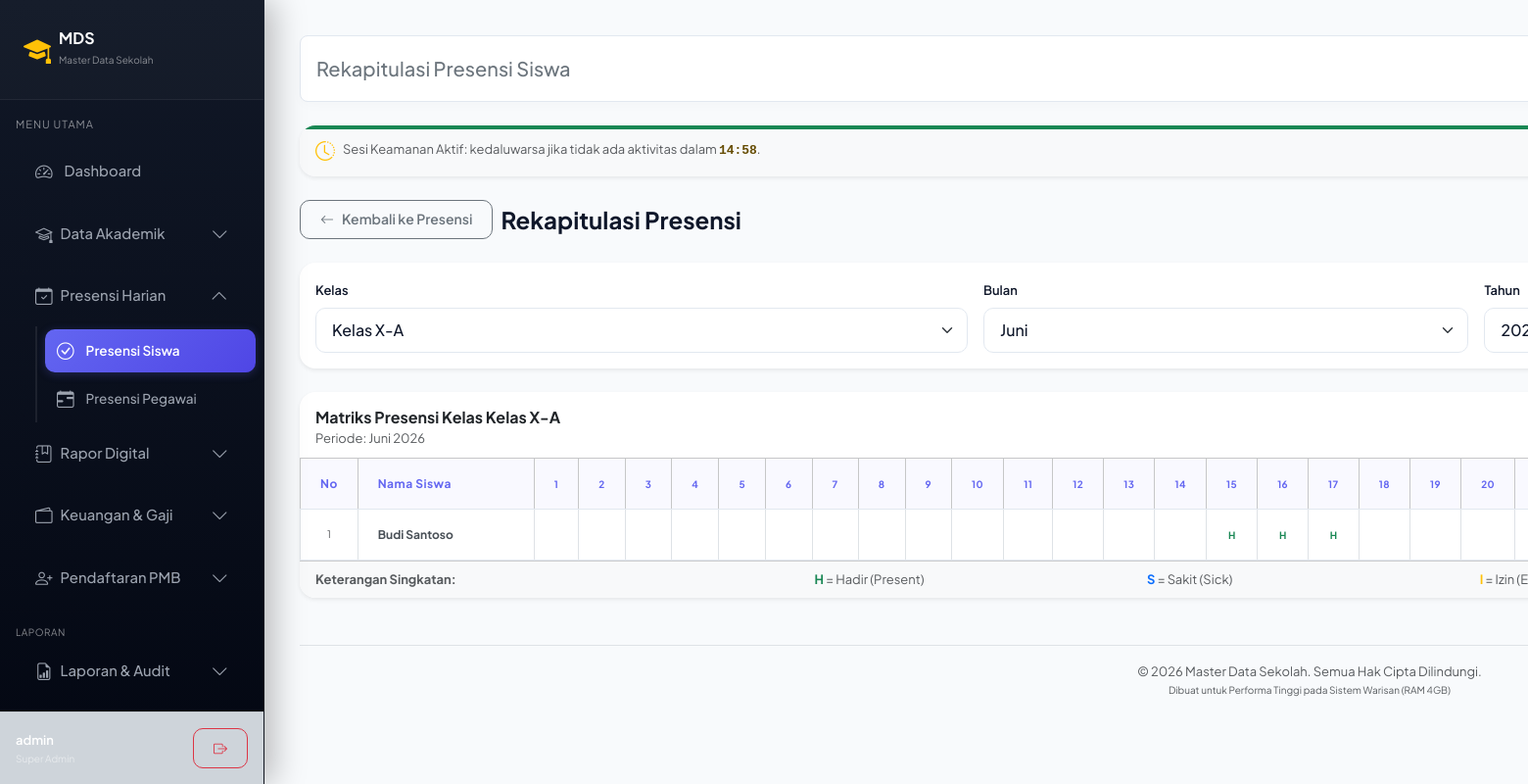
/presensi/siswa_rekap.php (signed in), run on the app's committed database.
### tables this page shows
CREATE TABLE IF NOT EXISTS `kelas` (
  `id` INT AUTO_INCREMENT PRIMARY KEY,
  `nama_kelas` VARCHAR(50) NOT NULL UNIQUE,
  `tarif_spp` DECIMAL(12,2) NOT NULL DEFAULT 500000.00
);

CREATE TABLE IF NOT EXISTS `siswa` (
  `id` INT AUTO_INCREMENT PRIMARY KEY,
  `nis` VARCHAR(20) NOT NULL UNIQUE,
  `nisn` VARCHAR(20) NOT NULL UNIQUE,
  `nama` VARCHAR(100) NOT NULL,
  `jenis_kelamin` ENUM('L', 'P') NOT NULL,
  `tempat_lahir` VARCHAR(50) NOT NULL,
  `tanggal_lahir` DATE NOT NULL,
  `alamat` TEXT NOT NULL,
  `agama` VARCHAR(30) NOT NULL,
  `kelas_id` INT DEFAULT NULL,
  `tahun_masuk` INT NOT NULL,
  `no_hp` VARCHAR(20) NOT NULL,
  `email` VARCHAR(100) NOT NULL,
  `nama_ayah` VARCHAR(100) NOT NULL,
  `nama_ibu` VARCHAR(100) NOT NULL,
  `pekerjaan_ayah` VARCHAR(100) DEFAULT NULL,
  `pekerjaan_ibu` VARCHAR(100) DEFAULT NULL,
  `no_hp_ortu` VARCHAR(20) DEFAULT NULL,
  `alamat_ortu` TEXT DEFAULT NULL,
  `nik_ayah` VARCHAR(20) DEFAULT NULL,
  `nik_ibu` VARCHAR(20) DEFAULT NULL,
  `foto` VARCHAR(255) DEFAULT NULL,
  `created_at` TIMESTAMP DEFAULT CURRENT_TIMESTAMP,
  FOREIGN KEY (`kelas_id`) REFERENCES `kelas`(`id`) ON DELETE SET NULL ON UPDATE CASCADE
);

### presensi/siswa_rekap.php (the view, shortened to what this page needs)
<?php
$path_prefix = '../';
require_once $path_prefix . 'config/db.php';
$month_names = [
    1 => 'Januari', 2 => 'Februari', 3 => 'Maret', 4 => 'April', 5 => 'Mei', 6 => 'Juni',
    7 => 'Juli', 8 => 'Agustus', 9 => 'September', 10 => 'Oktober', 11 => 'November', 12 => 'Desember'
];
$kelas_id = isset($_GET['kelas_id']) ? (int)$_GET['kelas_id'] : 0;
$bulan = isset($_GET['bulan']) ? (int)$_GET['bulan'] : (int)date('m');
$tahun = isset($_GET['tahun']) ? (int)$_GET['tahun'] : (int)date('Y');
try {
    $classes = $pdo->query("SELECT id, nama_kelas FROM kelas ORDER BY nama_kelas ASC")->fetchAll();
    if (!$kelas_id && !empty($classes)) {
        $kelas_id = (int)$classes[0]['id'];
    }
} catch (PDOException $e) {
    $classes = [];
}
$num_days = (int)date('t', mktime(0, 0, 0, $bulan, 1, $tahun));
$students = [];
$attendance_map = [];
$class_name = '';
if ($kelas_id) {
    try {
        $c_stmt = $pdo->prepare("SELECT nama_kelas FROM kelas WHERE id = ?");
        $c_stmt->execute([$kelas_id]);
        $class_name = $c_stmt->fetchColumn() ?: '';
        $s_stmt = $pdo->prepare("SELECT id, nama, nis FROM siswa WHERE kelas_id = ? ORDER BY nama ASC");
        $s_stmt->execute([$kelas_id]);
        $students = $s_stmt->fetchAll();
        $att_stmt = $pdo->prepare("
            SELECT ps.siswa_id, ps.tanggal, ps.status
            FROM presensi_siswa ps
            INNER JOIN siswa s ON ps.siswa_id = s.id
            WHERE s.kelas_id = ? AND MONTH(ps.tanggal) = ? AND YEAR(ps.tanggal) = ?
        ");
        $att_stmt->execute([$kelas_id, $bulan, $tahun]);
        $att_rows = $att_stmt->fetchAll();
        foreach ($att_rows as $row) {
            $day = (int)date('d', strtotime($row['tanggal']));
            $attendance_map[$row['siswa_id']][$day] = $row['status'];
        }
    } catch (PDOException $e) {
        $error = 'Kesalahan memuat data: ' . $e->getMessage();
    }
}
    ?>
    <?php
include $path_prefix . 'includes/header.php';
?>
<div class="d-flex align-items-center justify-content-between mb-4 no-print">
    <div class="d-flex align-items-center gap-2">
        <a href="siswa.php?kelas_id=<?php echo $kelas_id; ?>&tanggal=<?php echo date('Y-m-d'); ?>" class="btn btn-outline-secondary btn-sm">
            <i class="bi bi-arrow-left"></i> Kembali ke Presensi
        </a>
        <h4 class="fw-bold mb-0">Rekapitulasi Presensi</h4>
    </div>
</div>
<div class="card shadow-sm border-0 mb-4 no-print">
    <div class="card-body p-3">
        <form method="GET" action="" class="row g-3 align-items-end">
            <div class="col-12 col-md-4">
                <label for="kelas_id" class="form-label fw-semibold small">Kelas</label>
                <select class="form-select" id="kelas_id" name="kelas_id" required>
                    <?php foreach ($classes as $c): ?>
                        <option value="<?php echo $c['id']; ?>" <?php echo $kelas_id === (int)$c['id'] ? 'selected' : ''; ?>>
                            <?php echo htmlspecialchars($c['nama_kelas']); ?>
                        </option>
                    <?php endforeach; ?>
                </select>
            </div>
            <div class="col-12 col-md-3">
                <label for="bulan" class="form-label fw-semibold small">Bulan</label>
                <select class="form-select" id="bulan" name="bulan" required>
                    <?php foreach ($month_names as $num => $name): ?>
                        <option value="<?php echo $num; ?>" <?php echo $bulan === $num ? 'selected' : ''; ?>>
                            <?php echo $name; ?>
                        </option>
                    <?php endforeach; ?>
                </select>
            </div>
            <div class="col-12 col-md-3">
                <label for="tahun" class="form-label fw-semibold small">Tahun</label>
                <input type="number" class="form-control" id="tahun" name="tahun" value="<?php echo $tahun; ?>" min="2000" max="2100" required>
            </div>
        </form>
    </div>
</div>
<?php if ($kelas_id): ?>
    <div class="card shadow-sm border-0">
        <div class="card-header bg-transparent border-0 pt-3 px-3">
            <h6 class="fw-bold mb-0">Matriks Presensi Kelas <?php echo htmlspecialchars($class_name); ?></h6>
            <small class="text-muted">Periode: <?php echo $month_names[$bulan] . ' ' . $tahun; ?></small>
        </div>
        <div class="card-body p-0">
            <?php if (empty($students)): ?>
                <div class="p-4 text-center text-muted">
                    <i class="bi bi-info-circle fs-3 mb-2"></i>
                    <p class="mb-0">Tidak ada siswa terdaftar di kelas ini.</p>
                </div>
            <?php else: ?>
                <div class="table-responsive">
                    <table class="table table-bordered table-hover align-middle mb-0 text-center" style="font-size: 12px;">
                        <thead class="table-light align-middle">
                            <tr>
                                <th style="min-width: 40px;">No</th>
                                <th style="min-width: 180px;" class="text-start">Nama Siswa</th>
                                <?php for ($d = 1; $d <= $num_days; $d++): ?>
                                    <th style="min-width: 28px; width: 28px; padding: 4px; font-size: 10px;"><?php echo $d; ?></th>
                                <?php endfor; ?>
                            </tr>
                        </thead>
                        <tbody>
                            <?php foreach ($students as $index => $s): ?>
                                <?php
                                $h_count = 0; $s_count = 0; $i_count = 0; $a_count = 0;
                                ?>
                                <tr>
                                    <td class="text-muted small"><?php echo $index + 1; ?></td>
                                    <td class="text-start fw-bold text-dark-emphasis"><?php echo htmlspecialchars($s['nama']); ?></td>
                                    <?php for ($d = 1; $d <= $num_days; $d++): ?>
                                        <?php
                                        $status = isset($attendance_map[$s['id']][$d]) ? $attendance_map[$s['id']][$d] : '';
                                        $cell_class = '';
                                        $cell_text = '';
                                        if ($status === 'Hadir') {
                                            $cell_class = 'text-success fw-bold';
                                            $cell_text = 'H';
                                        } elseif ($status === 'Sakit') {
                                            $s_count++;
                                            $cell_class = 'text-primary fw-bold';
                                            $cell_text = 'S';
                                        } elseif ($status === 'Izin') {
                                            $i_count++;
                                            $cell_class = 'text-warning fw-bold';
                                            $cell_text = 'I';
                                        } elseif ($status === 'Alpa') {
                                            $a_count++;
                                            $cell_class = 'text-danger fw-bold';
                                            $cell_text = 'A';
                                        }
                                        ?>
                                        <td class="<?php echo $cell_class; ?>" style="padding: 4px; font-size: 10px;"><?php echo $cell_text; ?></td>
                                    <?php endfor; ?>
                                </tr>
                            <?php endforeach; ?>
                        </tbody>
                    </table>
                </div>
                <div class="card-footer bg-light small text-muted px-3 py-2 no-print">
                    <div class="row g-2 text-center text-md-start">
                        <div class="col-12 col-md-3"><strong>Keterangan Singkatan:</strong></div>
                        <div class="col-6 col-md-2"><span class="text-success fw-bold">H</span> = Hadir (Present)</div>
                        <div class="col-6 col-md-2"><span class="text-primary fw-bold">S</span> = Sakit (Sick)</div>
                        <div class="col-6 col-md-2"><span class="text-warning fw-bold">I</span> = Izin (Excused)</div>
                    </div>
                </div>
            <?php endif; ?>
        </div>
    </div>
<?php endif; ?>
<?php include $path_prefix . 'includes/footer.php'; ?>

### assets/css/style.css (style rules this page uses)
:root { --transition-speed: 0.35s; --sidebar-width: 270px; --bg-primary: #f8fafc; --bg-card: #ffffff; --text-primary: #0f172a; --text-muted: #64748b; --border-color: #e2e8f0; --primary-color: #6366f1; --primary-gradient: linear-gradient(135deg, #6366f1 0%, #4f46e5 100%); --primary-hover-gradient: linear-gradient(135deg, #4f46e5 0%, #4338ca 100%); --success-color: #10b981; --success-gradient: linear-gradient(135deg, #10b981 0%, #059669 100%); --info-color: #0ea5e9; --info-gradient: linear-gradient(135deg, #0ea5e9 0%, #0284c7 100%); --warning-color: #f59e0b; --warning-gradient: linear-gradient(135deg, #f59e0b 0%, #d97706 100%); --danger-color: #f43f5e; --danger-gradient: linear-gradient(135deg, #f43f5e 0%, #e11d48 100%); --input-bg: #ffffff; --input-focus-border: #a5b4fc; }
body { font-family: 'Plus Jakarta Sans', 'Outfit', sans-serif; background-color: var(--bg-primary); color: var(--text-primary); transition: background-color var(--transition-speed) ease, color var(--transition-speed) ease; min-height: 100vh; font-size: 0.925rem; line-height: 1.6; }
.card, .stat-card, form, table { animation: slideUp 0.45s cubic-bezier(0.16, 1, 0.3, 1) forwards; }
.card { background-color: var(--bg-card); border: 1px solid var(--border-color); border-radius: 16px; box-shadow: 0 4px 6px -1px rgba(0, 0, 0, 0.03), 0 2px 4px -1px rgba(0, 0, 0, 0.02); transition: all var(--transition-speed) cubic-bezier(0.4, 0, 0.2, 1); overflow: hidden; }
.btn { border-radius: 10px; padding: 0.55rem 1.25rem; font-weight: 600; transition: all 0.2s ease; display: inline-flex; align-items: center; justify-content: center; gap: 8px; }
.table { color: var(--text-primary); }
.table-light { --bs-table-bg: rgba(99, 102, 241, 0.04); --bs-table-color: var(--primary-color); font-weight: 600; letter-spacing: 0.5px; }
td, th { padding: 1rem 1.25rem !important; border-bottom: 1px solid var(--border-color) !important; }
.form-control, .form-select { background-color: var(--input-bg); border: 1px solid var(--border-color); color: var(--text-primary); border-radius: 10px; padding: 0.625rem 1rem; font-weight: 500; transition: all 0.25s ease; }
.form-label { margin-bottom: 0.45rem; font-weight: 600; color: var(--text-primary); }

### data on the page
kelas: nama_kelas "Kelas X-A"
siswa: nama "Budi Santoso", id "H"

### other printed values
$_SESSION['username'] "admin"
$role_labels[$role] "Super Admin"
$page_title "Rekapitulasi Presensi Siswa"
$month_names[$bulan] "Juni"
$tahun "2026"
form field kelas_id "Kelas X-A"
form field bulan "Juni"
